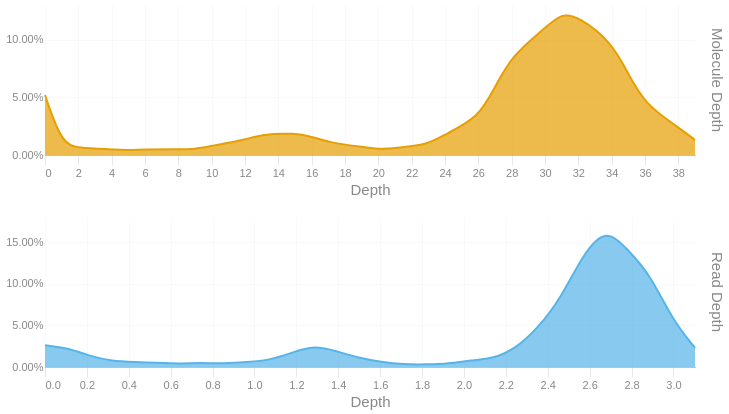

Here is the notebook cell this chart was saved with:
### Code cell
readdep = depth_hist(tb['Read Depth'], q99, 3)
readdep['Metric'] = 'Read Depth'
if not SKIPLR:
    moldep = depth_hist(tb['Molecule Depth'], mol_q99, 0)
    moldep['Metric'] = 'Molecule Depth'
    _hist = pd.concat([readdep, moldep])
    _hist= _hist[_hist['Proportion'] != 0]
    with SafeRender(_hist):
        (
            alt.Chart(_hist)        
            .mark_area(interpolate = "basis")
            .encode(
                x=alt.X('Bin:Q').scale(domainMin=0).axis(alt.Axis(title='Depth')),
                y = alt.Y('Proportion:Q', title = None).axis(format = '.2%'),
                color = alt.Color('Metric:N').legend(None),
                row = alt.Row("Metric:N").header(title = None, labelOrient = 'right'),
                tooltip = [
                    alt.Tooltip("Metric:N", title = "Metric"),
                    alt.Tooltip('Interval:N', title = "Depth Interval"),
                    alt.Tooltip('Proportion:Q', title = "% Alignments").format('.2%')
                ]
            )
            .resolve_scale(x='independent', y='independent')
            .properties(
                height = 150, width = 650,
                usermeta={'embedOptions': {'downloadFileName': f'{samplename}.depth.hist'}}
            )
        ).display()
else:
    readdep= readdep[readdep['Proportion'] != 0]
    with SafeRender(readdep):
        (
            alt.Chart(readdep)        
            .mark_area(interpolate = "basis")
            .encode(
                x=alt.X('Bin:Q').scale(domainMin=0).axis(alt.Axis(title='Depth')),
                y = alt.Y('Proportion:Q', title = None).axis(format = '.2%'),
                tooltip = [
                    alt.Tooltip('Interval:N', title = "Depth Interval"),
                    alt.Tooltip('Proportion:Q', title = "% Alignments").format('.2%')
                ]
            )
            .properties(
                usermeta={'embedOptions': {'downloadFileName': f'{samplename}.depth.hist'}}
            )
        ).display()

### Figure 1 — Vega-Lite specification as saved in the notebook (floating-point values rounded to 4 significant figures)
{"width": 650, "height": 150, "config": {"title": {"anchor": "start", "dy": -15, "fontSize": 18, "color": "#888888", "subtitleColor": "#888888", "subtitleFontSize": 14}, "arc": {"fill": "#0072B2"}, "axis": {"domainColor": "#888888", "domainWidth": 0.5, "gridWidth": 0.2, "grid": false, "titleFontWeight": 400, "titleFontSize": 15, "labelFontSize": 11, "labelColor": "#888888", "tickColor": "#888888", "tickWidth": 0.2, "titleColor": "#888888"}, "axisBand": {"grid": false}, "axisX": {"grid": true, "tickSize": 10, "domainCap": "round"}, "axisY": {"domain": false, "grid": true, "tickSize": 0, "domainCap": "round"}, "background": "transparent", "header": {"labelFontSize": 15, "labelColor": "#888888", "titleFontSize": 15, "titleFontWeight": 600, "titleColor": "#888888"}, "legend": {"labelFont": "sans-serif", "labelFontSize": 12, "labelColor": "#888888", "symbolSize": 100, "symbolType": "circle", "titleFontSize": 12, "titlePadding": 10, "titleColor": "#888888", "title": null}, "range": {"category": ["#E69F00", "#56B4E9", "#009E73", "#F0E442", "#0072B2", "#D55E00", "#CC79A7", "#000000"], "diverging": ["#cfe8f3", "#a2d4ec", "#73bfe2", "#46abdb", "#1696d2", "#12719e"]}, "area": {"fill": "#0072B2", "fillOpacity": 0.7, "line": true, "strokeOpacity": 0.7}, "line": {"color": "#0072B2", "stroke": "#0072B2", "strokeWidth": 2}, "trail": {"color": "#0072B2", "stroke": "#0072B2", "strokeWidth": 0, "size": 1}, "point": {"filled": true}, "text": {"color": "#888888", "fontSize": 11, "align": "right", "fontWeight": 400, "size": 11}, "bar": {"fill": "#0072B2", "stroke": null}, "view": {"stroke": null, "continuousWidth": 660, "continuousHeight": 400}}, "data": {"name": "data-138fbd962419800db32dcad1edd2efe5"}, "mark": {"type": "area", "interpolate": "basis"}, "encoding": {"color": {"field": "Metric", "legend": null, "type": "nominal"}, "row": {"field": "Metric", "header": {"title": null, "labelOrient": "right"}, "type": "nominal"}, "tooltip": [{"field": "Metric", "title": "Metric", "type": "nominal"}, {"field": "Interval", "title": "Depth Interval", "type": "nominal"}, {"field": "Proportion", "format": ".2%", "title": "% Alignments", "type": "quantitative"}], "x": {"axis": {"title": "Depth"}, "field": "Bin", "scale": {"domainMin": 0}, "type": "quantitative"}, "y": {"axis": {"format": ".2%"}, "field": "Proportion", "title": null, "type": "quantitative"}}, "resolve": {"scale": {"x": "independent", "y": "independent"}}, "usermeta": {"embedOptions": {"downloadFileName": "02-2-HQ2-bead5-DNA1p5-MEB10-10486428-23H72MLT3-L3_trimmed.depth.hist"}}, "$schema": "https://vega.github.io/schema/vega-lite/v6.4.1.json", "datasets": {"data-138fbd962419800db32dcad1edd2efe5": [{"Bin": 0.0, "Interval": "0.0-0.107", "Proportion": 0.026, "Metric": "Read Depth"}, {"Bin": 0.107, "Interval": "0.107-0.214", "Proportion": 0.023, "Metric": "Read Depth"}, {"Bin": 0.214, "Interval": "0.214-0.321", "Proportion": 0.013, "Metric": "Read Depth"}, {"Bin": 0.321, "Interval": "0.321-0.428", "Proportion": 0.007, "Metric": "Read Depth"}, {"Bin": 0.428, "Interval": "0.428-0.535", "Proportion": 0.006, "Metric": "Read Depth"}, {"Bin": 0.535, "Interval": "0.535-0.642", "Proportion": 0.005, "Metric": "Read Depth"}, {"Bin": 0.642, "Interval": "0.642-0.749", "Proportion": 0.004, "Metric": "Read Depth"}, {"Bin": 0.749, "Interval": "0.749-0.856", "Proportion": 0.005, "Metric": "Read Depth"}, {"Bin": 0.856, "Interval": "0.856-0.963", "Proportion": 0.004, "Metric": "Read Depth"}, {"Bin": 0.963, "Interval": "0.963-1.07", "Proportion": 0.006, "Metric": "Read Depth"}, {"Bin": 1.07, "Interval": "1.07-1.177", "Proportion": 0.008, "Metric": "Read Depth"}, {"Bin": 1.177, "Interval": "1.177-1.284", "Proportion": 0.017, "Metric": "Read Depth"}, {"Bin": 1.284, "Interval": "1.284-1.391", "Proportion": 0.026, "Metric": "Read Depth"}, {"Bin": 1.391, "Interval": "1.391-1.498", "Proportion": 0.019, "Metric": "Read Depth"}, {"Bin": 1.498, "Interval": "1.498-1.605", "Proportion": 0.011, "Metric": "Read Depth"}, {"Bin": 1.605, "Interval": "1.605-1.712", "Proportion": 0.006, "Metric": "Read Depth"}, {"Bin": 1.712, "Interval": "1.712-1.819", "Proportion": 0.003, "Metric": "Read Depth"}, {"Bin": 1.819, "Interval": "1.819-1.926", "Proportion": 0.003, "Metric": "Read Depth"}, {"Bin": 1.926, "Interval": "1.926-2.033", "Proportion": 0.004, "Metric": "Read Depth"}, {"Bin": 2.033, "Interval": "2.033-2.14", "Proportion": 0.008, "Metric": "Read Depth"}, {"Bin": 2.14, "Interval": "2.14-2.247", "Proportion": 0.01, "Metric": "Read Depth"}, {"Bin": 2.247, "Interval": "2.247-2.354", "Proportion": 0.022, "Metric": "Read Depth"}, {"Bin": 2.354, "Interval": "2.354-2.461", "Proportion": 0.047, "Metric": "Read Depth"}, {"Bin": 2.461, "Interval": "2.461-2.568", "Proportion": 0.082, "Metric": "Read Depth"}, {"Bin": 2.568, "Interval": "2.568-2.675", "Proportion": 0.135, "Metric": "Read Depth"}, {"Bin": 2.675, "Interval": "2.675-2.782", "Proportion": 0.167, "Metric": "Read Depth"}, {"Bin": 2.782, "Interval": "2.782-2.889", "Proportion": 0.141, "Metric": "Read Depth"}, {"Bin": 2.889, "Interval": "2.889-2.996", "Proportion": 0.111, "Metric": "Read Depth"}, {"Bin": 2.996, "Interval": "2.996-3.103", "Proportion": 0.056, "Metric": "Read Depth"}, {"Bin": 3.103, "Interval": "3.103-3.21", "Proportion": 0.023, "Metric": "Read Depth"}, {"Bin": 0.0, "Interval": "0-1", "Proportion": 0.052, "Metric": "Molecule Depth"}, {"Bin": 1.0, "Interval": "1-2", "Proportion": 0.01, "Metric": "Molecule Depth"}, {"Bin": 2.0, "Interval": "2-4", "Proportion": 0.006, "Metric": "Molecule Depth"}, {"Bin": 4.0, "Interval": "4-5", "Proportion": 0.005, "Metric": "Molecule Depth"}, {"Bin": 5.0, "Interval": "5-6", "Proportion": 0.004, "Metric": "Molecule Depth"}, {"Bin": 6.0, "Interval": "6-8", "Proportion": 0.005, "Metric": "Molecule Depth"}, {"Bin": 8.0, "Interval": "8-9", "Proportion": 0.005, "Metric": "Molecule Depth"}, {"Bin": 9.0, "Interval": "9-10", "Proportion": 0.005, "Metric": "Molecule Depth"}, {"Bin": 10.0, "Interval": "10-12", "Proportion": 0.008, "Metric": "Molecule Depth"}, {"Bin": 12.0, "Interval": "12-13", "Proportion": 0.013, "Metric": "Molecule Depth"}, {"Bin": 13.0, "Interval": "13-15", "Proportion": 0.018, "Metric": "Molecule Depth"}, {"Bin": 15.0, "Interval": "15-16", "Proportion": 0.019, "Metric": "Molecule Depth"}, {"Bin": 16.0, "Interval": "16-17", "Proportion": 0.016, "Metric": "Molecule Depth"}, {"Bin": 17.0, "Interval": "17-19", "Proportion": 0.011, "Metric": "Molecule Depth"}, {"Bin": 19.0, "Interval": "19-20", "Proportion": 0.007, "Metric": "Molecule Depth"}, {"Bin": 20.0, "Interval": "20-21", "Proportion": 0.005, "Metric": "Molecule Depth"}, {"Bin": 21.0, "Interval": "21-23", "Proportion": 0.006, "Metric": "Molecule Depth"}, {"Bin": 23.0, "Interval": "23-24", "Proportion": 0.009, "Metric": "Molecule Depth"}, {"Bin": 24.0, "Interval": "24-26", "Proportion": 0.018, "Metric": "Molecule Depth"}, {"Bin": 26.0, "Interval": "26-27", "Proportion": 0.032, "Metric": "Molecule Depth"}, {"Bin": 27.0, "Interval": "27-28", "Proportion": 0.059, "Metric": "Molecule Depth"}, {"Bin": 28.0, "Interval": "28-30", "Proportion": 0.086, "Metric": "Molecule Depth"}, {"Bin": 30.0, "Interval": "30-31", "Proportion": 0.11, "Metric": "Molecule Depth"}, {"Bin": 31.0, "Interval": "31-32", "Proportion": 0.123, "Metric": "Molecule Depth"}, {"Bin": 32.0, "Interval": "32-34", "Proportion": 0.12, "Metric": "Molecule Depth"}, {"Bin": 34.0, "Interval": "34-35", "Proportion": 0.098, "Metric": "Molecule Depth"}, {"Bin": 35.0, "Interval": "35-36", "Proportion": 0.07, "Metric": "Molecule Depth"}, {"Bin": 36.0, "Interval": "36-38", "Proportion": 0.044, "Metric": "Molecule Depth"}, {"Bin": 38.0, "Interval": "38-39", "Proportion": 0.024, "Metric": "Molecule Depth"}, {"Bin": 39.0, "Interval": "39-41.1", "Proportion": 0.013, "Metric": "Molecule Depth"}]}}
